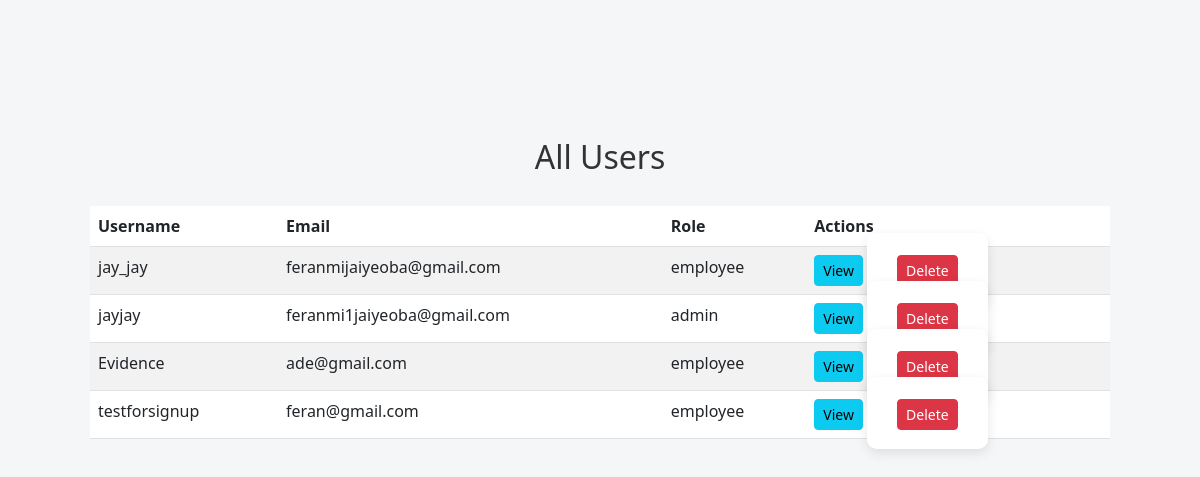
The app's page /admin/users (signed in), older data.
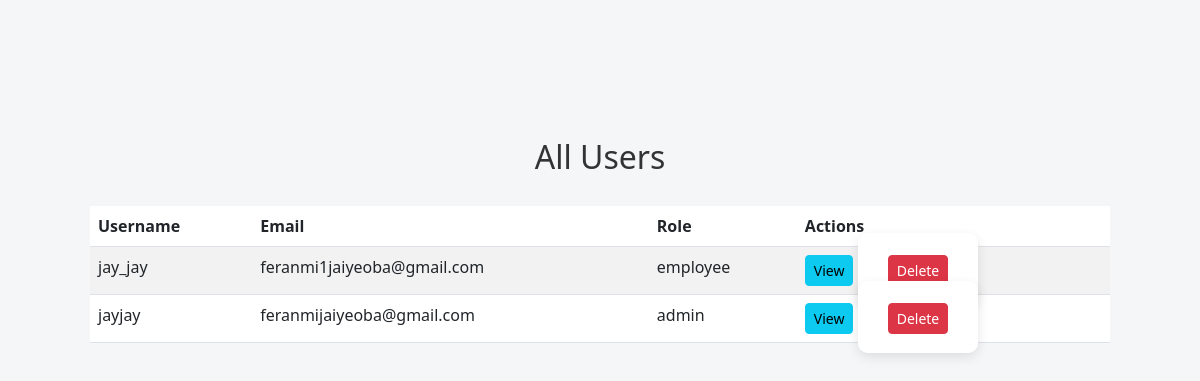
The same page, newer data.
### app/dbmodels.py (models this page shows, shortened)
class User(db.Model, UserMixin):
    id = db.Column(db.Integer, primary_key=True)
    username = db.Column(db.String(150), unique=True, nullable=False)
    email = db.Column(db.String(150), unique=True, nullable=False)
    password_hash = db.Column(db.String(150), nullable=False)
    tasks = db.relationship("Task", backref="assigned_to", cascade='all, delete-orphan',passive_deletes=True)
    role = db.Column(db.String(50), nullable=False, default="employee") # or admin
    projects = db.relationship('Project',cascade= "all, delete-orphan", back_populates='user', passive_deletes=True)

### app/routes.py (the view)
@main.route('/admin/users')
@login_required
def admin_users():
    if current_user.role != "admin":
        abort(403)
    users = User.query.all()
    return render_template('admin_users.html', users=users)

### app/__init__.py (called while the page is built)
def create_app():
    app= Flask(__name__)
    app.config.from_object("config.Config") # load app config from config.py
    db.init_app(app)
    migrate.init_app(app, db)
    login_manager.init_app(app)
    from .admin import init_admin
    init_admin(app)
    login_manager.login_view = "main.login"
    login_manager.login_message_category ="info"
    from .dbmodels import User
    @login_manager.user_loader
    def load_user(user_id):
        return User.query.get(int(user_id))
    from .routes import main
    app.register_blueprint(main)
    return app

### app/templates/admin_users.html
{% extends "base.html" %}
{% block content %}
<div class="container mt-4">
  <h2>All Users</h2>
  <table class="table table-striped">
    <thead>
      <tr>
        <th>Username</th>
        <th>Email</th>
        <th>Role</th>
        <th>Actions</th>
      </tr>
    </thead>
    <tbody>
      {% for user in users %}
      <tr>
        <td>{{ user.username }}</td>
        <td>{{ user.email }}</td>
        <td>{{ user.role }}</td>
        <td>
          <a href="{{ url_for('main.view_user', user_id=user.id) }}" class="btn btn-info btn-sm">View</a>
          <form action="{{ url_for('main.delete_user', user_id=user.id) }}" method="POST" style="display:inline;">
            <button type="submit" class="btn btn-danger btn-sm" onclick="return confirm('Delete this user?');">Delete</button>
          </form>
        </td>
      </tr>
      {% endfor %}
    </tbody>
  </table>
</div>
{% endblock %}

Row changes from the older to the newer data that the page shows:
removed User: username "Evidence", email "ade@gmail.com", role "employee"
removed User: username "testforsignup", email "feran@gmail.com", role "employee"
changed User "jay_jay": email "feranmijaiyeoba@gmail.com" → "feranmi1jaiyeoba@gmail.com"
changed User "jayjay": email "feranmi1jaiyeoba@gmail.com" → "feranmijaiyeoba@gmail.com"
